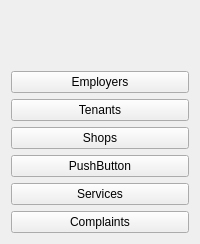
         <widget class="QWidget" name="sidebar" native="true">
          <property name="sizePolicy">
           <sizepolicy hsizetype="Fixed" vsizetype="Expanding">
            <horstretch>0</horstretch>
            <verstretch>0</verstretch>
           </sizepolicy>
          </property>
          <layout class="QVBoxLayout" name="v0">
           <item>
            <widget class="QLabel" name="logo">
             <property name="sizePolicy">
              <sizepolicy hsizetype="Fixed" vsizetype="Fixed">
               <horstretch>0</horstretch>
               <verstretch>0</verstretch>
              </sizepolicy>
             </property>
             <property name="text">
              <string/>
             </property>
             <property name="pixmap">
              <pixmap>icons/logo.svg</pixmap>
             </property>
             <property name="scaledContents">
              <bool>true</bool>
             </property>
             <property name="alignment">
              <set>Qt::AlignmentFlag::AlignCenter</set>
             </property>
            </widget>
           </item>
           <item>
            <spacer name="verticalSpacer">
             <property name="orientation">
              <enum>Qt::Orientation::Vertical</enum>
             </property>
             <property name="sizeHint" stdset="0">
              <size>
               <width>20</width>
               <height>40</height>
              </size>
             </property>
            </spacer>
           </item>
           <item>
            <widget class="QPushButton" name="sidebar_btn_1">
             <property name="text">
              <string>Employers</string>
             </property>
            </widget>
           </item>
           <item>
            <widget class="QPushButton" name="sidebar_btn_3">
             <property name="text">
              <string>Tenants</string>
             </property>
            </widget>
           </item>
           <item>
            <widget class="QPushButton" name="sidebar_btn_4">
             <property name="text">
              <string>Shops</string>
             </property>
            </widget>
           </item>
           <item>
            <widget class="QPushButton" name="sidebar_btn_5">
             <property name="text">
              <string>PushButton</string>
             </property>
            </widget>
           </item>
           <item>
            <widget class="QPushButton" name="sidebar_btn_2">
             <property name="text">
              <string>Services</string>
             </property>
            </widget>
           </item>
           <item>
            <widget class="QPushButton" name="sidebar_btn_6">
             <property name="text">
              <string>Complaints</string>
             </property>
            </widget>
           </item>
          </layout>
         </widget>
